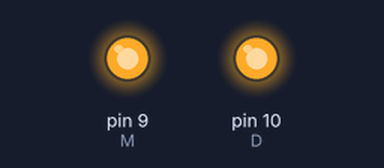
Bench run of a sketch on a simulated Arduino Uno, built with avr-gcc and run on an emulated ATmega328P. Parts: output pins drawn as LEDs (lit = HIGH).

Above: at 0.1 s.
Timing chart, 0 to 1.6 s (numbered marks = the images above):
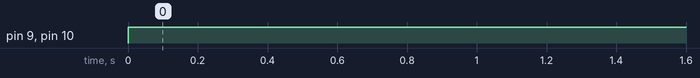

The sketch:

buttoncheck.ino
```cpp
const int D = 10;
const int M = 9;
void setup() {
  pinMode(D, OUTPUT);
  pinMode(M, OUTPUT);
  // put your setup code here, to run once:

}

void loop() {
  // put your main code here, to run repeatedly:
analogWrite(M, 255);
    digitalWrite(D, HIGH);
    delay(1000);
}
```

Measured:
- by itself, pin 9 (M), pin 10 (D): LOW → HIGH at 0.00 s
